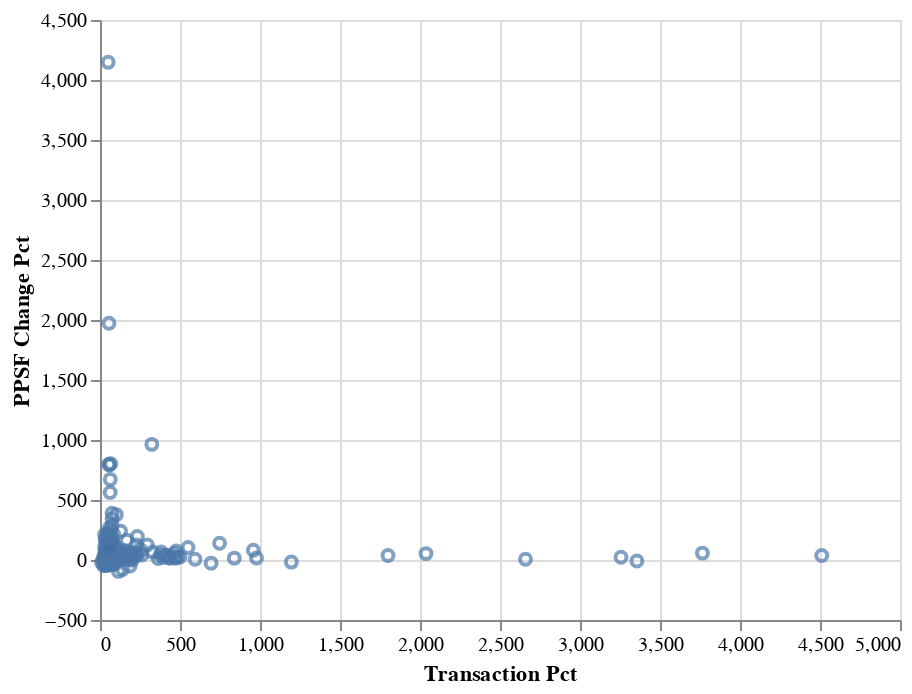

The cell this chart's notebook holds for it:
### Code cell
# plotting
alt.Chart(rank_change_comp).mark_point().encode(
    x = 'Transaction Pct',
    y = 'PPSF Change Pct'
)

### Figure 1 — Vega-Lite specification as saved in the notebook (floating-point values rounded to 4 significant figures; data arrays with more than 128 entries replaced by an {"elided": "..."} marker saying what was removed)
{"config": {"view": {"continuousWidth": 400, "continuousHeight": 300}}, "data": {"name": "data-23d49cb7d409e80fce9b5847059d5931"}, "mark": "point", "encoding": {"x": {"type": "quantitative", "field": "Transaction Pct"}, "y": {"type": "quantitative", "field": "PPSF Change Pct"}}, "$schema": "https://vega.github.io/schema/vega-lite/v4.8.1.json", "datasets": {"data-23d49cb7d409e80fce9b5847059d5931": {"elided": "1360 records"}}}
